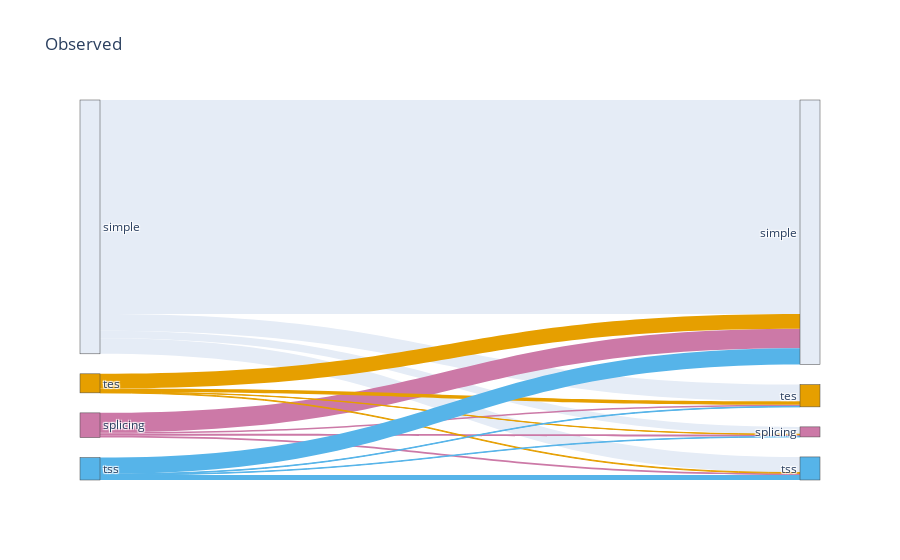

Source (notebook cell):
### Code cell
# observed
df = compare_species(counts, m_counts, source='obs') 
df = df[['gid_human', 'sector_human', 'sector_mouse']].groupby(['sector_human', 'sector_mouse']).count().reset_index()
df.rename({'gid_human': 'n_genes'}, axis=1, inplace=True)

plot_sankey(df, source='sector_human', sink='sector_mouse', title='Observed')

### Figure 1 — Plotly figure (JSON) as saved in the notebook; plotly's stock layout.template omitted (floating-point values rounded to 4 significant figures)
{"data": [{"link": {"color": ["#e5ecf6", "#e5ecf6", "#e5ecf6", "#e5ecf6", "#CC79A7", "#CC79A7", "#CC79A7", "#CC79A7", "#E69F00", "#E69F00", "#E69F00", "#E69F00", "#56B4E9", "#56B4E9", "#56B4E9", "#56B4E9"], "source": [0, 0, 0, 0, 2, 2, 2, 2, 1, 1, 1, 1, 3, 3, 3, 3], "target": [4, 6, 5, 7, 4, 6, 5, 7, 4, 6, 5, 7, 4, 6, 5, 7], "value": [8770, 302, 686, 642, 796, 77, 63, 76, 602, 12, 140, 27, 675, 21, 23, 200]}, "node": {"color": ["#e5ecf6", "#E69F00", "#CC79A7", "#56B4E9", "#e5ecf6", "#E69F00", "#CC79A7", "#56B4E9"], "label": ["simple", "tes", "splicing", "tss", "simple", "tes", "splicing", "tss"]}, "type": "sankey"}], "layout": {"autosize": true, "title": {"text": "Observed"}}}
